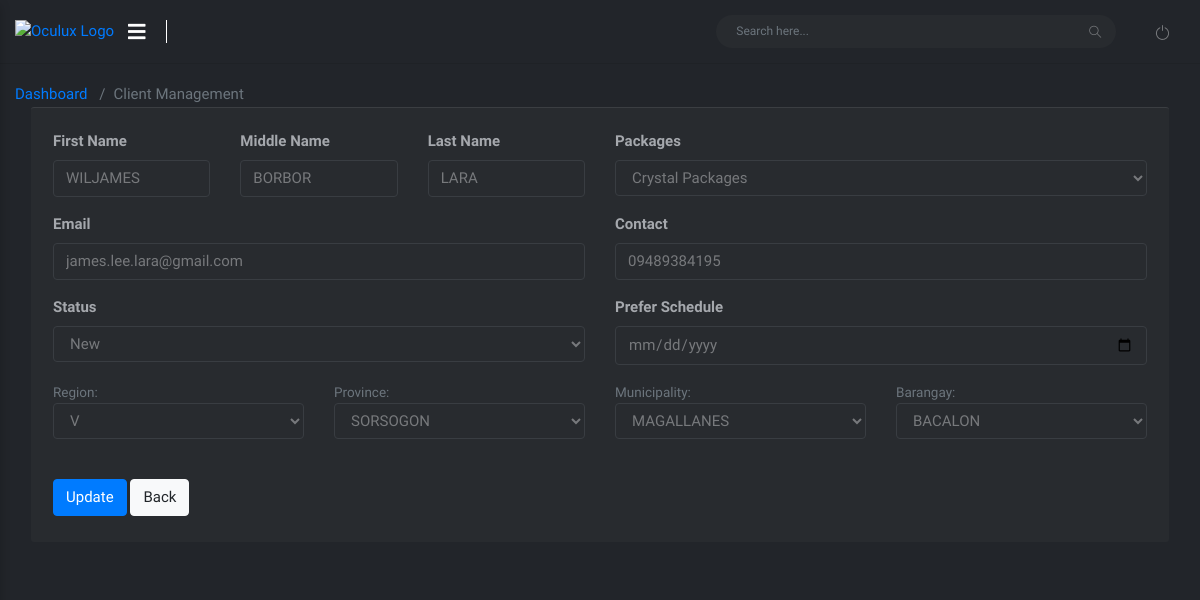
/admin/dark/edit.php?id=1 (signed in), run on the app's committed database.
### tables this page shows
CREATE TABLE `client_data` (
  `client_id` int(11) NOT NULL,
  `fname` varchar(45) NOT NULL,
  `mname` varchar(45) NOT NULL,
  `lname` varchar(45) NOT NULL,
  `cus_email` varchar(45) NOT NULL,
  `cus_password` varchar(45) NOT NULL,
  `cus_ContactNumber` varchar(45) NOT NULL,
  `cus_region` varchar(45) NOT NULL,
  `cus_province` varchar(45) NOT NULL,
  `cus_city` varchar(45) NOT NULL,
  `cus_barangay` varchar(45) NOT NULL,
  `packages` varchar(45) NOT NULL,
  `cus_sched` varchar(45) NOT NULL,
  `status` varchar(45) NOT NULL
);

### admin/dark/edit.php (the view, shortened to what this page needs)
<?php
$ID=$_GET['id'];
?>
    <!doctype html>
    <html lang="en">
    <head>
        <?php include 'css.php';?>
    </head>
    <body class="theme-orange">
        <div id="wrapper">
            <nav class="navbar navbar-fixed-top">
                <div class="container-fluid">
                    <div class="navbar-left">
                        <div class="navbar-btn">
                            <a href="index.php"><img alt="Oculux Logo" class="img-fluid logo"></a>
                            <button type="button" class="btn-toggle-offcanvas"><i class="lnr lnr-menu fa fa-bars"></i></button>
                        </div>
                    </div>
                    <div class="navbar-right">
                        <div id="navbar-menu">
                            <ul class="nav navbar-nav">
                                <li>
                                    <form id="navbar-search" class="navbar-form search-form">
                                        <input value="" class="form-control" placeholder="Search here..." type="text">
                                        <button type="button" class="btn btn-default"><i class="icon-magnifier"></i></button>
                                    </form>
                                </li>
                                <li><a href="functions/logout.php" class="icon-menu"><i class="icon-power"></i></a></li>
                            </ul>
                        </div>
                    </div>
                </div>
                <div class="progress-container">
                </div>
            </nav>
        <div id="main-content">
            <div class="block-header">
            <div class="row clearfix">
                <div class="col-md-6 col-sm-12">
                    <nav aria-label="breadcrumb">
                        <ol class="breadcrumb">
                          <li class="breadcrumb-item"><a href="#">Dashboard</a></li>
                          <li class="breadcrumb-item active" aria-current="page">Client Management</li>
                        </ol>
                    </nav>
                </div>
            </div>
            <div class="container-fluid">
           <div class="row clearfix">
               <div class="col-md-12">
                   <div class="card">
                       <div class="body">
                        <?php
                        include 'functions/connection.php';
                        $result = $connect->prepare("SELECT * FROM client_data where client_id='$ID'");
                        $result->execute();
                        for($i=0; $row = $result->fetch(); $i++){
                        $id=$row['client_id'];
                        ?>
                           <form method="POST" action="functions/edit.php<?php echo '?cus_id='.$id?>" enctype="multipart/form-data" >
                               <div class="form-group">
                                   <div class="row clearfix">
                                       <div class="col-lg-2 col-md-12">
                                                   <label><strong>First Name</strong></label>
                                                   <input type="text" class="form-control"
                                                       placeholder="Name" id="first-name-icon" name="fname" value="<?php echo $row['fname']; ?>">
                                       </div>
                                       <div class="col-lg-2 col-md-12">
                                                   <label><strong>Middle Name</strong></label>
                                                   <input type="text" class="form-control"
                                                       placeholder="Name" id="first-name-icon" name="mname" value="<?php echo $row['mname']; ?>">
                                       </div>
                                       <div class="col-lg-2 col-md-12">
                                                   <label><strong>Last Name</strong></label>
                                                   <input type="text" class="form-control"
                                                       placeholder="Name" id="first-name-icon" name="lname" value="<?php echo $row['lname']; ?>">
                                       </div>
                                       <div class="col-lg-6 col-md-12">
                                       <label><strong>Packages</strong></label>
                                                   <select class="form-control" name="package_name" id="package_name">
                                                       <option value="" >
                                                       <?php echo $row['packages']; ?>
                                                       </option>
                                                   </select>
                                       </div>
                                   </div>
                               </div>
                               <div class="form-group">
                                   <div class="row clearfix">
                                       <div class="col-lg-6 col-md-12">
                                                  <label><strong>Email</strong></label>
                                                  <input type="email" class="form-control" placeholder="Email" id="first-name-icon" name="email" value="<?php echo $row['cus_email']; ?>">
                                       </div>
                                       <div class="col-lg-6 col-md-12">
                                              <label><strong>Contact</strong></label>
                                              <input type="number" class="form-control" placeholder="Mobile" name="phone_number" value="<?php echo $row['cus_ContactNumber']; ?>">
                                       </div>
                                   </div>
                               </div>
                               <div class="form-group">
                                   <div class="row clearfix">
                                   <div class="col-lg-6 col-md-12">
                                                   <label><strong>Status</strong></label>
                                                   <select class="form-control" name="status" id="status">
                                                       <option value="">
                                                       <?php echo $row['status']; ?>
                                                       </option>
                                                   </select>
                                       </div>
                                       <div class="col-lg-6 col-md-12">
                                                  <label><strong>Prefer Schedule</strong></label>
                                                  <input type="date" class="form-control"  name="sched" value="<?php echo $row['cus_sched']; ?>">
                                       </div>
                                   </div>
                                 </div>
                                 <div class="form-group">
                                   <div class="row clearfix">
                                   <div class="col-lg-3 col-md-12">
                                        <div class="form-group">
                                        <small class="text-muted">Region: </small>
                                            <select class="form-control"  value="region" name="region"  id="region">
                                                      <option value="" >
                                                       <?php echo $row['cus_region']; ?>
                                                       </option>
                                            </select>
                                        </div>
                                    </div>
                                    <div class="col-lg-3 col-md-12">
                                    <div class="form-group">
                                       <small class="text-muted">Province: </small>
                                            <select  class="form-control"  value="province" name="province" id="province">
                                                       <option value="" >
                                                       <?php echo $row['cus_province']; ?>
                                                       </option>
                                            </select>
                                        </div>
                                    </div>
                                    <div class="col-lg-3 col-md-12">
                                    <div class="form-group">
                                       <small class="text-muted">Municipality: </small>
                                            <select  class="form-control" value="city" name="city" id="city">
                                                       <option value="" >
                                                       <?php echo $row['cus_city']; ?>
                                                       </option>
                                            </select>
                                        </div>
                                    </div>
                                    <div class="col-lg-3 col-md-12">
                                        <div class="form-group">
                                        <small class="text-muted">Barangay: </small>
                                            <select  class="form-control"  value="barangay" name="barangay" id="barangay">
                                                       <option value="" >
                                                       <?php echo $row['cus_barangay']; ?>
                                                       </option>
                                            </select>
                                        </div>
                                    </div>
                                   </div>
                               </div>
                                               <div class="mt-4">
                                               <button type="submit" name="update"
                                               class="btn btn-primary me-1 mb-1">Update</button>
                                               <a  href="clientmanagement.php"
                                               class="btn btn-light me-1 mb-1">Back</a>
                                               </div>
                                           </form>
                                           <?php } ?>
                       </div>
                   </div>
               </div>
           </div>
       </div>
        </div>
    </div>
            </div>
    </body>
    </html>

### data on the page
client_data: fname "WILJAMES", mname "BORBOR", lname "LARA", package_name "Crystal Packages", email "james.lee.lara@gmail.com", phone_number "09489384195", status "New", region "V", province "SORSOGON", city "MAGALLANES", barangay "BACALON"
